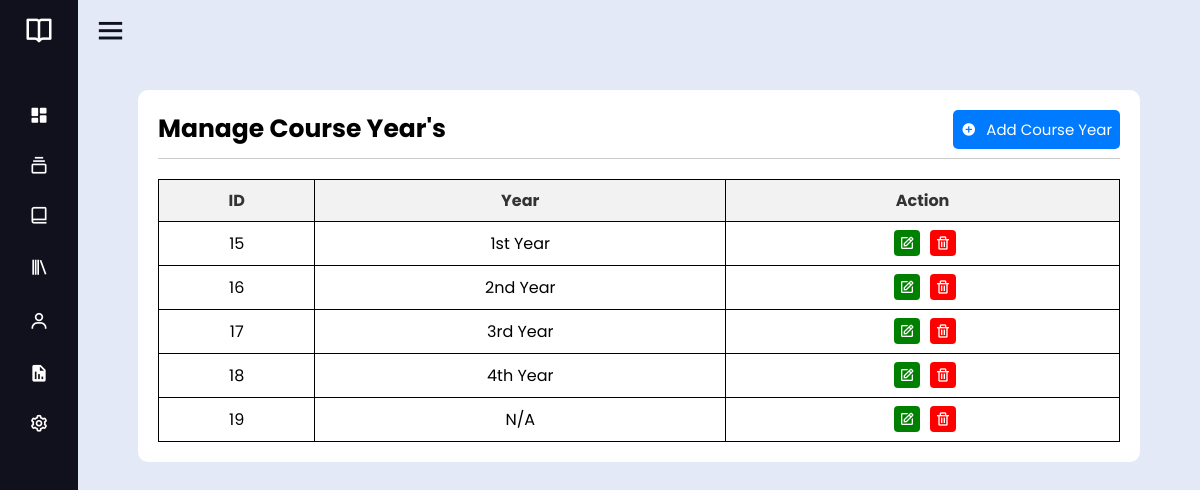
Screenshot of /admin/course-year.php (signed in) with the database file from the repository.
### tables this page shows
CREATE TABLE `tbl_years` (
  `id` int(11) NOT NULL,
  `yearsname` varchar(100) NOT NULL
);

### admin/course-year.php (the view, shortened to what this page needs)
<!DOCTYPE html>
<html lang="en">
<head>
    <link rel="stylesheet" href="../css/course.css">
    <link rel="stylesheet" href="../css/course-year.css">
    <link href='https://unpkg.com/boxicons@2.0.7/css/boxicons.min.css' rel='stylesheet'>
</head>
<body>
    <?php include 'sidebar.php';?>
    <div class="course-management">
    <div class="title">Manage Course Year's
    <a href="insert-course-year.php">
    <button class="add-btn"><i class='bx bxs-plus-circle'></i>Add Course Year</button>
    </a>
    </div>
    <div class="line"></div>
        <?php
            $servername = "localhost";
            $username = "root";
            $password = "";
            $dbname = "lib_sys";
            $conn = new mysqli($servername, $username, $password, $dbname);
            $records_per_page = 5;
            if (!isset($_GET['page'])) {
                $current_page = 1;
            } else {
                $current_page = $_GET['page'];
            }
            $start_record = ($current_page - 1) * $records_per_page;
            $sql = "SELECT * FROM tbl_years LIMIT $start_record, $records_per_page";
            $result = mysqli_query($conn, $sql);
            echo '<table>';
            echo '<tr>';
            echo '<th>ID</th>';
            echo '<th>Year</th>';
            echo '<th>Action</th>';
            echo '</tr>';
            while ($row = mysqli_fetch_array($result)) {
                echo '<tr>';
                echo '<td>' . $row['id'] . '</td>';
                echo '<td>' . $row['yearsname'] . '</td>';
                echo '<td>';
                echo '<a href="edit-course-year.php?id=' . $row['id'] . '&action=edit"><i class="bx bx-edit"></i></a>';
                echo '<a href="delete-course-year.php?id=' . $row['id'] . '" onclick="return confirm(\'Are you sure you want to delete this record?\');"><i class="bx bx-trash"></i></a>';
                echo '</td>';
                echo '</tr>';
            }
            echo '</table>';

### css/course.css (style rules this page uses)
* { font-family: 'Poppins', sans-serif; }
.course-management { background-color: #fff; border-radius: 10px; padding: 20px; margin-left: 60px; margin-right: 60px; margin-top: 30px; }
.title { font-size: 25px; margin-bottom: 10px; font-weight: bold; }
.line { height: 1px; background-color: #ccc; margin-bottom: 20px; }
.add-btn { display: flex; float: right; align-items: center; justify-content: center; padding: 8px; font-size: 15px; border: none; border-radius: 5px; color: #fff; background-color: #007bff; transition: all 0.3s ease; cursor: pointer; margin-left: 10px; }
.add-btn i { margin-right: 10px; }

### css/course-year.css (style rules this page uses)
table { border-collapse: collapse; border: 1px solid #000; width: 100%; margin-top: 20px; }
th, td { text-align: center; padding: 8px; font-size: 16px; border: 1px solid #000; }
th { background-color: #f2f2f2; color: #333; }
.bx { border-radius: 0; }
.bx-edit { color: white; background-color: green; padding: 5px; border-radius: 4px; margin-right: 5px; margin-left: 5px; }
.bx-trash { color: white; background-color: red; padding: 5px; border-radius: 4px; margin-left: 5px; }

### css/navigation.css (style rules this page uses)
* { margin: 0; padding: 0; box-sizing: border-box; font-family: 'Poppins', sans-serif; }

### rows the page displays
tbl_years: id "15", yearsname "1st Year"
tbl_years: id "16", yearsname "2nd Year"
tbl_years: id "17", yearsname "3rd Year"
tbl_years: id "18", yearsname "4th Year"
tbl_years: id "19", yearsname "N/A"
